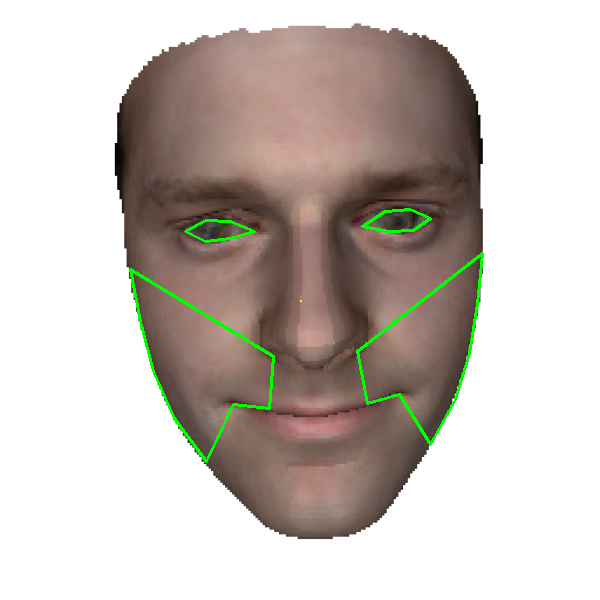
#> input picture teste1.png, 600 x 600 px, found by its file name
$ python test.py
#> lines starting #> are read from the running program, lines starting #| are printed output that depends on the picture; after the words box and inside, x2 and y2 are one past the last pixel; in counts of white or black regions, pixels touching at a corner belong together
import cv2
import numpy as np

# [35 lines of commented-out code are left out]


flood = cv2.imread("./teste1.png");
#> flood is the input picture: shape (600, 600, 3); mean B, G, R 186.2, 192.4, 200.3

seed = (180, 80)

cv2.floodFill(flood, None, seedPoint=seed, newVal=(0, 0, 255), loDiff=(5, 5, 5, 5), upDiff=(5, 5, 5, 5))
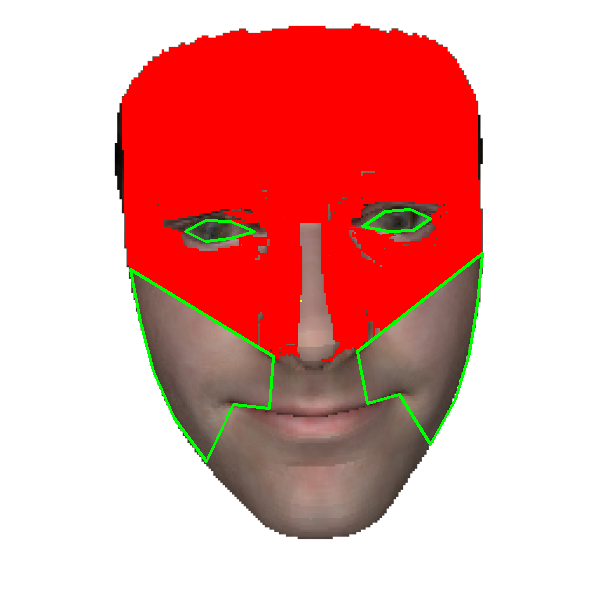
#> flood: shape (600, 600, 3); mean B, G, R 161.9, 166, 230.4
cv2.circle(flood, seed, 2, (0, 255, 0), cv2.FILLED, cv2.LINE_AA);
#> flood: shape (600, 600, 3); 0.01% of pixels changed, all inside (x1, y1, x2, y2) = (177, 78, 184, 84)

cv2.imshow('flood', flood)
cv2.waitKey(0)
cv2.destroyAllWindows()
